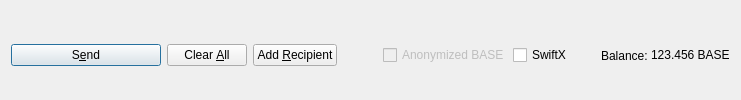
         <widget class="QFrame" name="frame_Send">
          <layout class="QHBoxLayout" name="horizontalLayout">
           <property name="bottomMargin">
            <number>0</number>
           </property>
           <item>
            <widget class="QPushButton" name="sendButton">
             <property name="minimumSize">
              <size>
               <width>150</width>
               <height>0</height>
              </size>
             </property>
             <property name="toolTip">
              <string>Confirm the send action</string>
             </property>
             <property name="text">
              <string>S&amp;end</string>
             </property>
             <property name="icon">
              <iconset resource="../base.qrc">
               <normaloff>:/icons/send</normaloff>:/icons/send</iconset>
             </property>
             <property name="autoDefault">
              <bool>false</bool>
             </property>
             <property name="default">
              <bool>true</bool>
             </property>
            </widget>
           </item>
           <item>
            <widget class="QPushButton" name="clearButton">
             <property name="sizePolicy">
              <sizepolicy hsizetype="Minimum" vsizetype="Fixed">
               <horstretch>0</horstretch>
               <verstretch>0</verstretch>
              </sizepolicy>
             </property>
             <property name="toolTip">
              <string>Clear all fields of the form.</string>
             </property>
             <property name="text">
              <string>Clear &amp;All</string>
             </property>
             <property name="icon">
              <iconset resource="../base.qrc">
               <normaloff>:/icons/remove</normaloff>:/icons/remove</iconset>
             </property>
             <property name="autoDefault">
              <bool>false</bool>
             </property>
            </widget>
           </item>
           <item>
            <widget class="QPushButton" name="addButton">
             <property name="toolTip">
              <string>Send to multiple recipients at once</string>
             </property>
             <property name="text">
              <string>Add &amp;Recipient</string>
             </property>
             <property name="icon">
              <iconset resource="../base.qrc">
               <normaloff>:/icons/add</normaloff>:/icons/add</iconset>
             </property>
             <property name="autoDefault">
              <bool>false</bool>
             </property>
            </widget>
           </item>
           <item>
            <spacer name="horizontalSpacer">
             <property name="orientation">
              <enum>Qt::Horizontal</enum>
             </property>
             <property name="sizeHint" stdset="0">
              <size>
               <width>40</width>
               <height>20</height>
              </size>
             </property>
            </spacer>
           </item>
           <item>
            <layout class="QHBoxLayout" name="horizontalLayout_2">
             <property name="spacing">
              <number>3</number>
             </property>
             <item>
              <widget class="QCheckBox" name="checkzBASE">
               <property name="enabled">
                <bool>false</bool>
               </property>
               <property name="text">
                <string>Anonymized BASE</string>
               </property>
              </widget>
             </item>
             <item>
              <widget class="QCheckBox" name="checkSwiftTX">
               <property name="enabled">
                <bool>true</bool>
               </property>
               <property name="minimumSize">
                <size>
                 <width>85</width>
                 <height>0</height>
                </size>
               </property>
               <property name="text">
                <string>SwiftX</string>
               </property>
              </widget>
             </item>
             <item>
              <widget class="QLabel" name="label">
               <property name="text">
                <string>Balance:</string>
               </property>
              </widget>
             </item>
             <item>
              <widget class="QLabel" name="labelBalance">
               <property name="sizePolicy">
                <sizepolicy hsizetype="Preferred" vsizetype="Fixed">
                 <horstretch>0</horstretch>
                 <verstretch>0</verstretch>
                </sizepolicy>
               </property>
               <property name="cursor">
                <cursorShape>IBeamCursor</cursorShape>
               </property>
               <property name="text">
                <string notr="true">123.456 BASE</string>
               </property>
               <property name="textInteractionFlags">
                <set>Qt::LinksAccessibleByMouse|Qt::TextSelectableByKeyboard|Qt::TextSelectableByMouse</set>
               </property>
              </widget>
             </item>
            </layout>
           </item>
          </layout>
         </widget>
